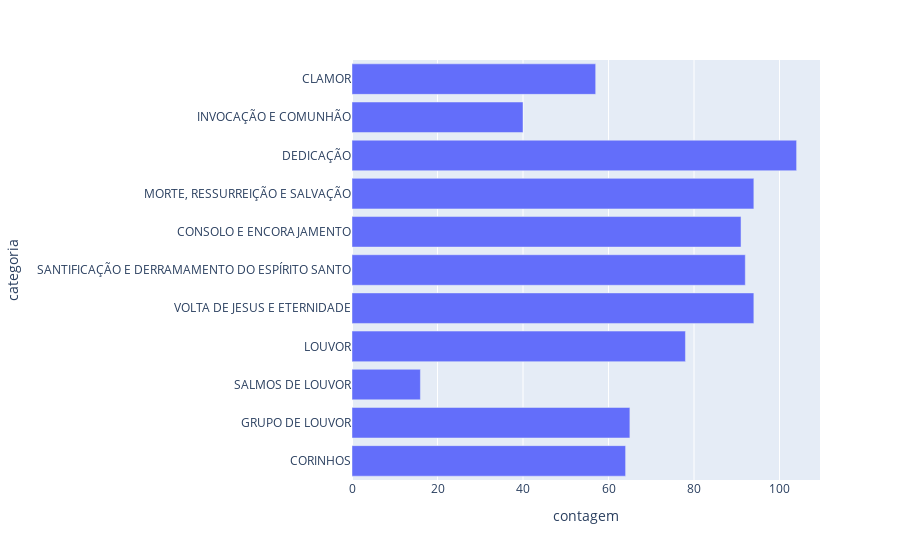

Source (notebook cell):
### Code cell
import plotly.express as px

fig = px.bar(
    categorias_count.sort_values(by="categoria_id", ascending=False),
    x="contagem",
    y="categoria",
    orientation="h",
)
fig.show()

### Figure 1 — Plotly figure (JSON) as saved in the notebook; plotly's stock layout.template omitted (floating-point values rounded to 4 significant figures)
{"data": [{"hovertemplate": "contagem=%{x}<br>categoria=%{y}<extra></extra>", "legendgroup": "", "marker": {"color": "#636efa", "pattern": {"shape": ""}}, "name": "", "orientation": "h", "showlegend": false, "textposition": "auto", "type": "bar", "x": [64, 65, 16, 78, 94, 92, 91, 94, 104, 40, 57], "xaxis": "x", "y": ["CORINHOS", "GRUPO DE LOUVOR", "SALMOS DE LOUVOR", "LOUVOR", "VOLTA DE JESUS E ETERNIDADE", "SANTIFICAÇÃO E DERRAMAMENTO DO ESPÍRITO SANTO", "CONSOLO E ENCORAJAMENTO", "MORTE, RESSURREIÇÃO E SALVAÇÃO", "DEDICAÇÃO", "INVOCAÇÃO E COMUNHÃO", "CLAMOR"], "yaxis": "y"}], "layout": {"barmode": "relative", "legend": {"tracegroupgap": 0}, "margin": {"t": 60}, "xaxis": {"anchor": "y", "domain": [0, 1], "title": {"text": "contagem"}}, "yaxis": {"anchor": "x", "domain": [0, 1], "title": {"text": "categoria"}}}}
